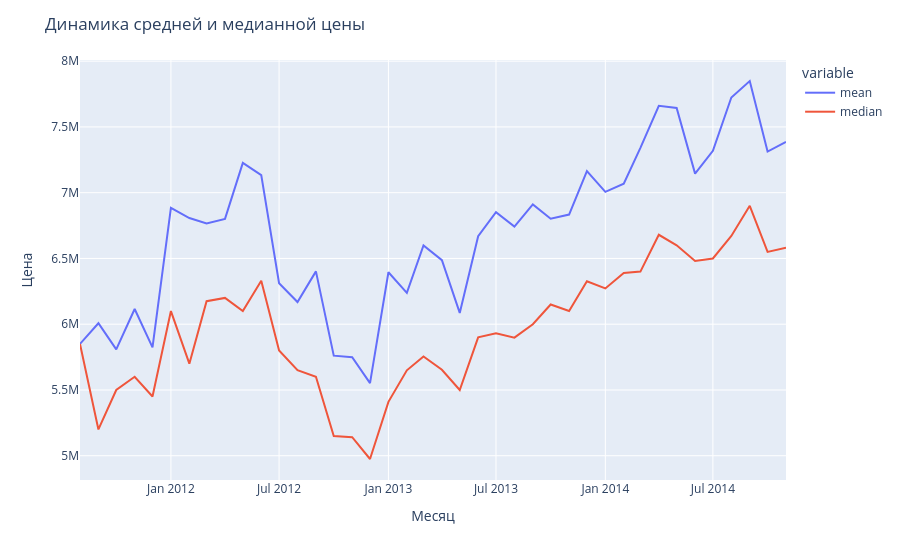

The cell this chart's notebook holds for it:
### Markdown cell above
Также построим линейный график для наглядности

### Code cell
fig = px.line(
    group_by_month,
    x='timestamp',
    y=['mean', 'median']
)

fig.update_layout(
    title='Динамика средней и медианной цены',
    xaxis_title="Месяц",
    yaxis_title="Цена"
)

fig.show()
